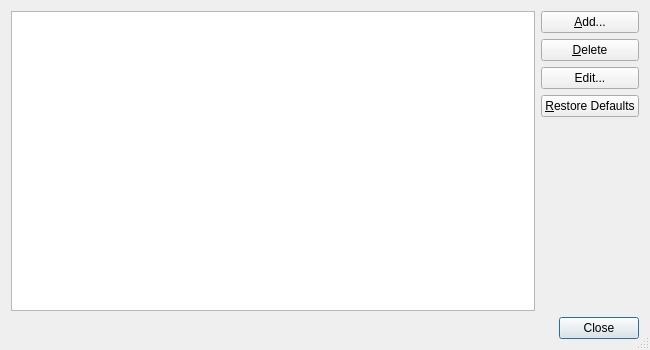
<?xml version="1.0" encoding="UTF-8"?>
<ui version="4.0">
 <class>OpenSearchDialog</class>
 <widget class="QDialog" name="OpenSearchDialog">
  <property name="geometry">
   <rect>
    <x>0</x>
    <y>0</y>
    <width>650</width>
    <height>350</height>
   </rect>
  </property>
  <property name="windowTitle">
   <string>Open Search Engines Configuration</string>
  </property>
  <property name="sizeGripEnabled">
   <bool>true</bool>
  </property>
  <layout class="QVBoxLayout" name="verticalLayout">
   <item>
    <layout class="QGridLayout" name="gridLayout">
     <item row="0" column="0" rowspan="5">
      <widget class="EricTableView" name="enginesTable">
       <property name="alternatingRowColors">
        <bool>true</bool>
       </property>
       <property name="selectionBehavior">
        <enum>QAbstractItemView::SelectRows</enum>
       </property>
       <property name="showGrid">
        <bool>false</bool>
       </property>
      </widget>
     </item>
     <item row="0" column="1">
      <widget class="QPushButton" name="addButton">
       <property name="toolTip">
        <string>Press to add a new search engine from file</string>
       </property>
       <property name="text">
        <string>&amp;Add...</string>
       </property>
       <property name="autoDefault">
        <bool>false</bool>
       </property>
      </widget>
     </item>
     <item row="1" column="1">
      <widget class="QPushButton" name="deleteButton">
       <property name="toolTip">
        <string>Press to delete the selected engines</string>
       </property>
       <property name="text">
        <string>&amp;Delete</string>
       </property>
       <property name="autoDefault">
        <bool>false</bool>
       </property>
      </widget>
     </item>
     <item row="2" column="1">
      <widget class="QPushButton" name="editButton">
       <property name="toolTip">
        <string>Press to edit the data of the current engine</string>
       </property>
       <property name="text">
        <string>Edit...</string>
       </property>
       <property name="autoDefault">
        <bool>false</bool>
       </property>
      </widget>
     </item>
     <item row="3" column="1">
      <widget class="QPushButton" name="restoreButton">
       <property name="toolTip">
        <string>Press to restore the default engines</string>
       </property>
       <property name="text">
        <string>&amp;Restore Defaults</string>
       </property>
       <property name="autoDefault">
        <bool>false</bool>
       </property>
      </widget>
     </item>
     <item row="4" column="1">
      <spacer name="verticalSpacer">
       <property name="orientation">
        <enum>Qt::Vertical</enum>
       </property>
       <property name="sizeHint" stdset="0">
        <size>
         <width>20</width>
         <height>38</height>
        </size>
       </property>
      </spacer>
     </item>
    </layout>
   </item>
   <item>
    <widget class="QDialogButtonBox" name="buttonBox">
     <property name="orientation">
      <enum>Qt::Horizontal</enum>
     </property>
     <property name="standardButtons">
      <set>QDialogButtonBox::Close</set>
     </property>
    </widget>
   </item>
  </layout>
 </widget>
 <customwidgets>
  <customwidget>
   <class>EricTableView</class>
   <extends>QTableView</extends>
   <header>EricWidgets/EricTableView.h</header>
  </customwidget>
 </customwidgets>
 <tabstops>
  <tabstop>enginesTable</tabstop>
  <tabstop>addButton</tabstop>
  <tabstop>deleteButton</tabstop>
  <tabstop>editButton</tabstop>
  <tabstop>restoreButton</tabstop>
  <tabstop>buttonBox</tabstop>
 </tabstops>
 <resources/>
 <connections>
  <connection>
   <sender>buttonBox</sender>
   <signal>accepted()</signal>
   <receiver>OpenSearchDialog</receiver>
   <slot>accept()</slot>
   <hints>
    <hint type="sourcelabel">
     <x>248</x>
     <y>254</y>
    </hint>
    <hint type="destinationlabel">
     <x>157</x>
     <y>274</y>
    </hint>
   </hints>
  </connection>
  <connection>
   <sender>buttonBox</sender>
   <signal>rejected()</signal>
   <receiver>OpenSearchDialog</receiver>
   <slot>reject()</slot>
   <hints>
    <hint type="sourcelabel">
     <x>316</x>
     <y>260</y>
    </hint>
    <hint type="destinationlabel">
     <x>286</x>
     <y>274</y>
    </hint>
   </hints>
  </connection>
 </connections>
</ui>
